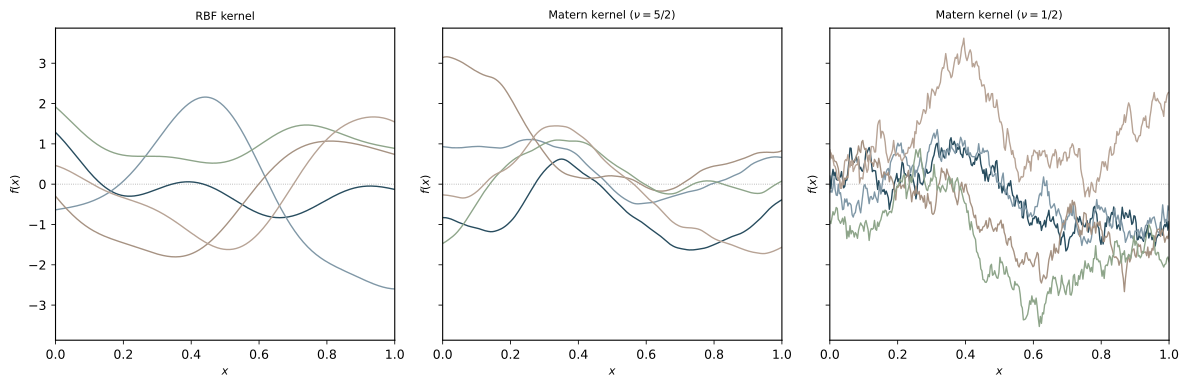

Generate this figure with Python:
from pathlib import Path

import matplotlib.pyplot as plt
import numpy as np


PLOT_STYLE = {
    "figure.facecolor": "white",
    "axes.facecolor": "white",
    "axes.edgecolor": "black",
    "text.color": "black",
    "axes.labelcolor": "black",
    "xtick.color": "black",
    "ytick.color": "black",
}

PATH_COLORS = ["#274c5e", "#7f97a6", "#a69282", "#8ea58a", "#b7a395"]


def rbf_covariance(x1, x2, variance=1.0, lengthscale=0.22):
    distances = np.subtract.outer(x1, x2)
    return variance * np.exp(-0.5 * (distances / lengthscale) ** 2)


def matern_five_halves_covariance(x1, x2, variance=1.0, lengthscale=0.22):
    distances = np.abs(np.subtract.outer(x1, x2))
    scaled_distances = np.sqrt(5.0) * distances / lengthscale
    polynomial = 1.0 + scaled_distances + (scaled_distances**2) / 3.0
    return variance * polynomial * np.exp(-scaled_distances)


def matern_one_half_covariance(x1, x2, variance=1.0, lengthscale=0.22):
    distances = np.abs(np.subtract.outer(x1, x2))
    return variance * np.exp(-distances / lengthscale)


def sample_paths(covariance, num_paths=5, seed=0):
    rng = np.random.default_rng(seed)
    stabilized_covariance = covariance + 1e-10 * np.eye(covariance.shape[0])
    cholesky_factor = np.linalg.cholesky(stabilized_covariance)
    standard_normals = rng.normal(size=(covariance.shape[0], num_paths))
    return (cholesky_factor @ standard_normals).T


def style_axis(ax, x_min, x_max, y_min, y_max):
    for spine in ax.spines.values():
        spine.set_linewidth(0.8)
    ax.tick_params(axis="both", labelsize=9, width=0.6, length=3)
    ax.grid(False)
    ax.set_xlim(x_min, x_max)
    ax.set_ylim(y_min, y_max)
    ax.axhline(0.0, color="0.65", linewidth=0.6, linestyle="dotted", zorder=0)


def correlation_at_distance(covariance_function, distance, lengthscale):
    return covariance_function(
        np.array([0.0]),
        np.array([distance]),
        variance=1.0,
        lengthscale=lengthscale,
    )[0, 0]


def matched_lengthscale(covariance_function, reference_distance, reference_correlation):
    low = 1e-3
    high = 1.0

    while correlation_at_distance(covariance_function, reference_distance, high) < reference_correlation:
        high *= 2.0

    for _ in range(60):
        midpoint = 0.5 * (low + high)
        if correlation_at_distance(covariance_function, reference_distance, midpoint) < reference_correlation:
            low = midpoint
        else:
            high = midpoint

    return 0.5 * (low + high)


def build_kernel_panels(
    x,
    variance=1.0,
    num_paths=5,
    reference_distance=0.25,
    reference_correlation=0.4,
):
    kernel_specs = [
        ("RBF kernel", rbf_covariance, 2403161),
        (r"Matern kernel ($\nu = 5/2$)", matern_five_halves_covariance, 2403162),
        (r"Matern kernel ($\nu = 1/2$)", matern_one_half_covariance, 2403163),
    ]

    panels = []
    for title, covariance_function, seed in kernel_specs:
        lengthscale = matched_lengthscale(
            covariance_function,
            reference_distance=reference_distance,
            reference_correlation=reference_correlation,
        )
        covariance = covariance_function(
            x,
            x,
            variance=variance,
            lengthscale=lengthscale,
        )
        panels.append(
            {
                "title": title,
                "paths": sample_paths(covariance, num_paths=num_paths, seed=seed),
            }
        )

    return panels


def main():
    x = np.linspace(0.0, 1.0, 320)

    # Match kernels by the same correlation at a common reference distance.
    panels = build_kernel_panels(
        x,
        variance=1.0,
        num_paths=5,
        reference_distance=0.25,
        reference_correlation=0.4,
    )

    y_extent = max(np.max(np.abs(panel["paths"])) for panel in panels) + 0.25
    y_min = -y_extent
    y_max = y_extent

    output_path = Path(__file__).with_suffix(".pdf")

    plt.rcParams.update(PLOT_STYLE)

    fig, axes = plt.subplots(1, 3, figsize=(12, 4), dpi=150, sharey=True)

    for axis, panel in zip(axes, panels):
        style_axis(axis, x.min(), x.max(), y_min, y_max)
        for path, color in zip(panel["paths"], PATH_COLORS):
            axis.plot(x, path, color=color, linewidth=1.0, alpha=1.0)
        axis.set_title(panel["title"], fontsize=8)
        axis.set_xlabel(r"$x$", fontsize=8)
        axis.set_ylabel(r"$f(x)$", fontsize=8)

    plt.tight_layout()
    plt.savefig(output_path, bbox_inches="tight")
    plt.close(fig)


if __name__ == "__main__":
    main()
